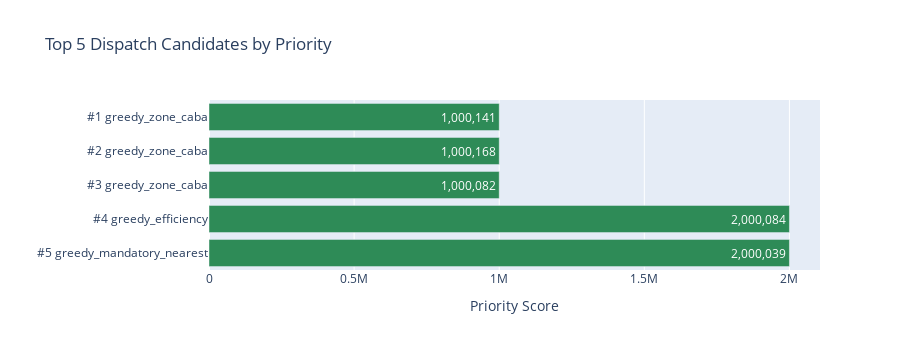

Notebook code cell kept with this figure:
### Code cell
# Top 5 Dispatches Ranked - Horizontal bar chart
top5 = results_df.head(5).copy()
top5["rank_label"] = [f"#{i+1} {s}" for i, s in enumerate(top5["strategy"])]
top5 = top5.iloc[::-1]  # Reverse for proper ordering

fig = go.Figure()

# Priority bars
fig.add_trace(go.Bar(
    y=top5["rank_label"],
    x=top5["total_priority"],
    orientation="h",
    name="Priority Score",
    marker_color="#2E8B57",
    text=top5["total_priority"].apply(lambda x: f"{x:,.0f}"),
    textposition="inside",
))

fig.update_layout(
    title="Top 5 Dispatch Candidates by Priority",
    xaxis_title="Priority Score",
    yaxis_title="",
    height=350,
    showlegend=False,
    margin=dict(l=200),
)
fig.show()

### Figure 1 — Plotly figure (JSON) as saved in the notebook; plotly's stock layout.template omitted (floating-point values rounded to 4 significant figures)
{"data": [{"marker": {"color": "#2E8B57"}, "name": "Priority Score", "orientation": "h", "text": ["2,000,039", "2,000,084", "1,000,082", "1,000,168", "1,000,141"], "textposition": "inside", "type": "bar", "x": [2000000.0, 2000000.0, 1000000.0, 1000000.0, 1000000.0], "y": ["#5 greedy_mandatory_nearest", "#4 greedy_efficiency", "#3 greedy_zone_caba", "#2 greedy_zone_caba", "#1 greedy_zone_caba"]}], "layout": {"height": 350, "margin": {"l": 200}, "showlegend": false, "title": {"text": "Top 5 Dispatch Candidates by Priority"}, "xaxis": {"title": {"text": "Priority Score"}}, "yaxis": {"title": {"text": ""}}}}
